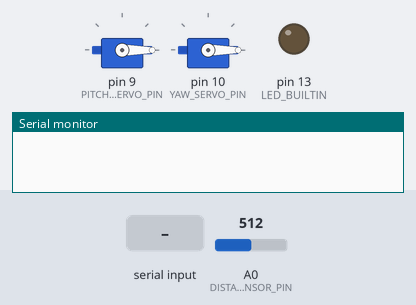
A sketch run on a simulated Arduino Uno, built with avr-gcc and run on an emulated ATmega328P. On the bench: 2 × servo, output pins drawn as LEDs (lit = HIGH), the last lines printed to the serial monitor. Inputs (shaded band) come from the test bench; at power-on: A0 (DISTANCE_SENSOR_PIN) = 512.

Above: at 1.2 s.
1.3 s: "M90\n" received over Serial
At 2.2 s:
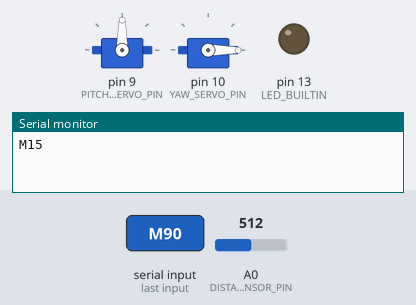
2.8 s: "M,45\n" received over Serial
At 3.4 s:
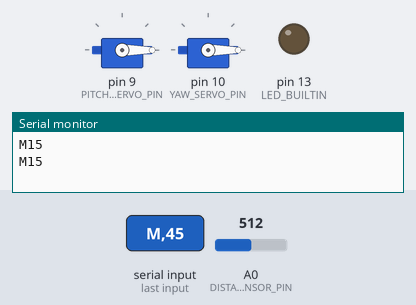
4.3 s: "S90\n" received over Serial
Timing chart, 0 to 7.3 s (numbered marks = the images above; inputs shaded):
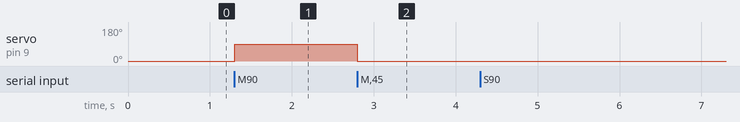

The sketch:

main.ino
```cpp
#define TYPE_INDEX 0
#define DATA_INDEX 1
#define PITCH_SERVO_PIN 9
#define YAW_SERVO_PIN 10
#define DISTANCE_SENSOR_PIN 0
#include <Servo.h>

Servo pitchServo;
Servo yawServo;

int current_pitch;
int current_yaw;

bool setServoPosition(int pitch, int yaw) {
    /* Set the servos to the given pitch and yaw.
     *
     * Parameters:
     *  pitch (int): PWM value for setting the angle of the pitch motor shaft.
     *  yaw (int): PWM value for setting the angle of the yaw motor shaft.
     *
     * Returns:
     *  (bool): success of motor update
     */
    yawServo.write(yaw);
    pitchServo.write(pitch);
    return true;
}

String respondSensorMessage(String message) {
    /* Decodes sensor command messages and generates response.
     *
     * Parameters:
     *  message (String): Data from sensor message sent over serial from python.
     *
     * Returns:
     *  (String): message to be sent as a response
     */
    String response = "";
    int distance;
    for (int i = 0; i <= 15; i++) {
        distance = analogRead(DISTANCE_SENSOR_PIN);
        response += String(distance, DEC) + ",";
    }
    return response.substring(0, response.length() - 1);
}

String respondServoMessage(String message) {
    /* Decodes motor command messages and generates response.
     *
     * Parameters:
     *  message (String): Data from motor message sent over serial from python.
     *
     * Returns:
     *  (String): message to be sent as a response
     */
    int pitch = message.substring(0, 3).toInt();
    int yaw = message.substring(4, 7).toInt();
    int waitTime = 15;
    setServoPosition(pitch, yaw);
    String response = String(waitTime, DEC);
    return response;
}

void sendMessage(char messageType, String messageData) {
    /* Send a message to python using serial
     *
     * Parameters:
     *  messageType (char): the type of the message. Examples include, 'M' for
     *      motor response, 'S' for sensor response, or 'T' for test.
     * messageData (String): the message data to be sent.
     */
    Serial.print(messageType);
    Serial.println(messageData);
}

void analyzeMessage(String message) {
    /* Decode serial messages from python and execute corresponding
     * response function and returns the response.
     *
     * Parameters:
     *  message (String): the raw message sent over serial from python.
     */
    char messageType = message.charAt(TYPE_INDEX);
    String data = message.substring(DATA_INDEX);
    String response;
    switch (messageType) {
        case 'M':
            response = respondServoMessage(data);
            sendMessage('M', response);
            break;
        case 'S':
            response = respondSensorMessage(data);
            sendMessage('S', response);
            break;
        case 'T':
            sendMessage('T', "12345");
            break;
    }
}

void setup() {
    /* The setup function starts serial communcation, sets up a debug LED, and
     * assigns PWM pins to servos.
     */
    Serial.begin(115200);
    Serial.flush();
    pinMode(LED_BUILTIN, OUTPUT);
    digitalWrite(LED_BUILTIN, LOW);

    pitchServo.attach(PITCH_SERVO_PIN);
    yawServo.attach(YAW_SERVO_PIN);
    current_pitch = 0;
    current_yaw = 0;
    setServoPosition(current_pitch, current_yaw);
}

void loop() {
    /* The main loop reads incoming serial messages and sends them
     * to the analyzeMessage function where they are decoded and the
     * proper actions are taken.
     */
    if (Serial.available() > 0) {
        digitalWrite(LED_BUILTIN, HIGH);
        String message = Serial.readStringUntil('\n');
        analyzeMessage(message);
    } else {
        digitalWrite(LED_BUILTIN, LOW);
    }
}
```

Measured:
- after the input at 1.3 s, servo on pin 9 (PITCH_SERVO_PIN): 0° → 90° at once
- after the input at 2.8 s, servo on pin 9 (PITCH_SERVO_PIN): 90° → 0° at once
